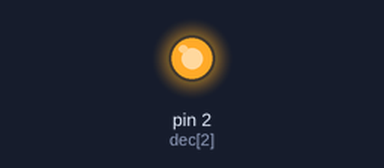
Recording of a sketch running on a simulated Arduino Uno, built with avr-gcc and run on an emulated ATmega328P. Shown: output pins drawn as LEDs (lit = HIGH). Pins used as bus, display or sensor lines are not drawn.

Above: at 0.1 s.
Timing chart, 0 to 1.6 s (numbered marks = the images above):
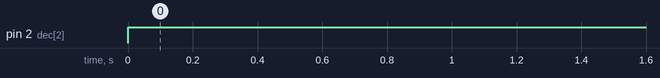

The sketch:

main.ino
```cpp
#include <avr/pgmspace.h>
#include "frames.h"

int cols[] = {11, 10, 9, 8, 7, 6};
int dec[] = {4, 3, 2};

int rows[] = {0b000, 0b001, 0b011, 0b010, 0b110, 0b111, 0b101, 0b100};
//              0      1      3      2      6      7      5       4

const uint8_t frames[][6] PROGMEM = FRAMES;
int current_frame = 0;
uint8_t buffer;

void setup() {
  Serial.begin(9600);
  for (int i = 0; i < 6; i++) {
    pinMode(cols[i], OUTPUT);
    if(i < 3) pinMode(dec[i], OUTPUT);
  }
}

void loop() {
  for (int y = 0; y < 8; y++) {
    digitalWrite(dec[0], rows[y] & 1);
    digitalWrite(dec[1], rows[y] >> 1 & 1);
    digitalWrite(dec[2], rows[y] >> 2 & 1);
    if (rows[y] > 5) {
      continue;
    }
    for (int x = 0; x < 6; x++) {
      buffer = pgm_read_byte(&(frames[current_frame][rows[y]]));
      digitalWrite(cols[x], buffer >> x & 1);
    }
  }
  current_frame = (current_frame + 1) % FRAMES_N;
  delay(200);
}
```

Source omitted: frames.h (data table, 1325 bytes)

Measured:
- by itself, pin 2 (dec[2]): LOW → HIGH at 0.00 s
